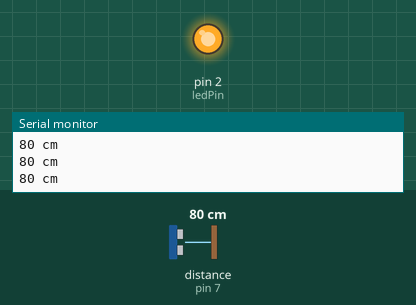
Recording of a sketch running on a simulated Arduino Uno, built with avr-gcc and run on an emulated ATmega328P. Shown: output pins drawn as LEDs (lit = HIGH), the last lines printed to the serial monitor. Wiring (inferred from the names in the program): ultrasonic range finder: trigger pin 7; echo pin 7. The test bench sets the inputs (shaded band); at power-on: distance to the obstacle (sensor on pin 7) 80 cm. The echo pulse lasts 58.3 µs per cm.

Above: at 1.2 s.
1.3 s: distance to the obstacle (sensor on pin 7) set to 98 cm
2.8 s: distance to the obstacle (sensor on pin 7) set to 104 cm
At 4.0 s:
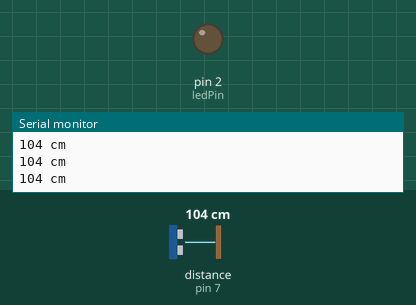
4.3 s: distance to the obstacle (sensor on pin 7) set to 4 cm
At 5.0 s:
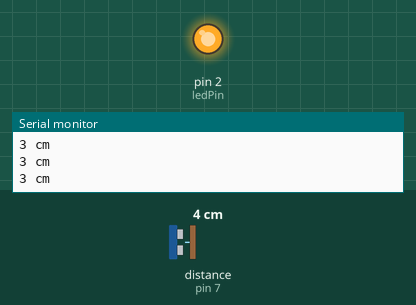
5.8 s: distance to the obstacle (sensor on pin 7) set to 120 cm
At 7.0 s:
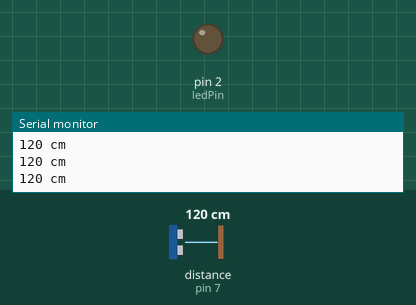
Timing chart, 0 to 8.3 s (numbered marks = the images above; inputs shaded):
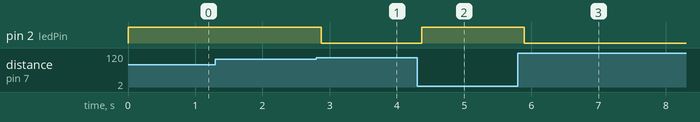

The sketch:

example_ultrasonic.ino
```cpp
int distanceInCm;
const int distanceThreshold = 100;

const int ultrasonicPin = 7;
const int ledPin = 2;

long getDistanceFromSensor(int triggerPin, int echoPin)
{
  // without this part the LED is constantly lit
  pinMode(triggerPin, OUTPUT);
  digitalWrite(triggerPin, LOW);
  delayMicroseconds(2);
  digitalWrite(triggerPin, HIGH);
  delayMicroseconds(10);
  digitalWrite(triggerPin, LOW);

  pinMode(echoPin, INPUT);
  long duration = pulseIn(echoPin, HIGH);
  long cmDistance = duration / 29 / 2;
  return cmDistance;
}

void setup()
{
  Serial.begin(9600);
  pinMode(ledPin, OUTPUT);
}

void loop()
{
  distanceInCm = getDistanceFromSensor(ultrasonicPin, ultrasonicPin);
  Serial.print(distanceInCm);
  Serial.print(" cm\n");
  if (distanceInCm > distanceThreshold)
  {
    digitalWrite(ledPin, LOW);
  }
  else
  {
    digitalWrite(ledPin, HIGH);
  }
  delay(100);
}
```

Measured:
- the behaviour switches between 100 and 101 cm on distance to the obstacle (sensor on pin 7) (found by bisection; images 0 and 1)
- after the input at 2.8 s, pin 2 (ledPin): HIGH → LOW after 0.07 s
- after the input at 4.3 s, pin 2 (ledPin): LOW → HIGH after 0.07 s
- after the input at 5.8 s, pin 2 (ledPin): HIGH → LOW after 0.09 s
